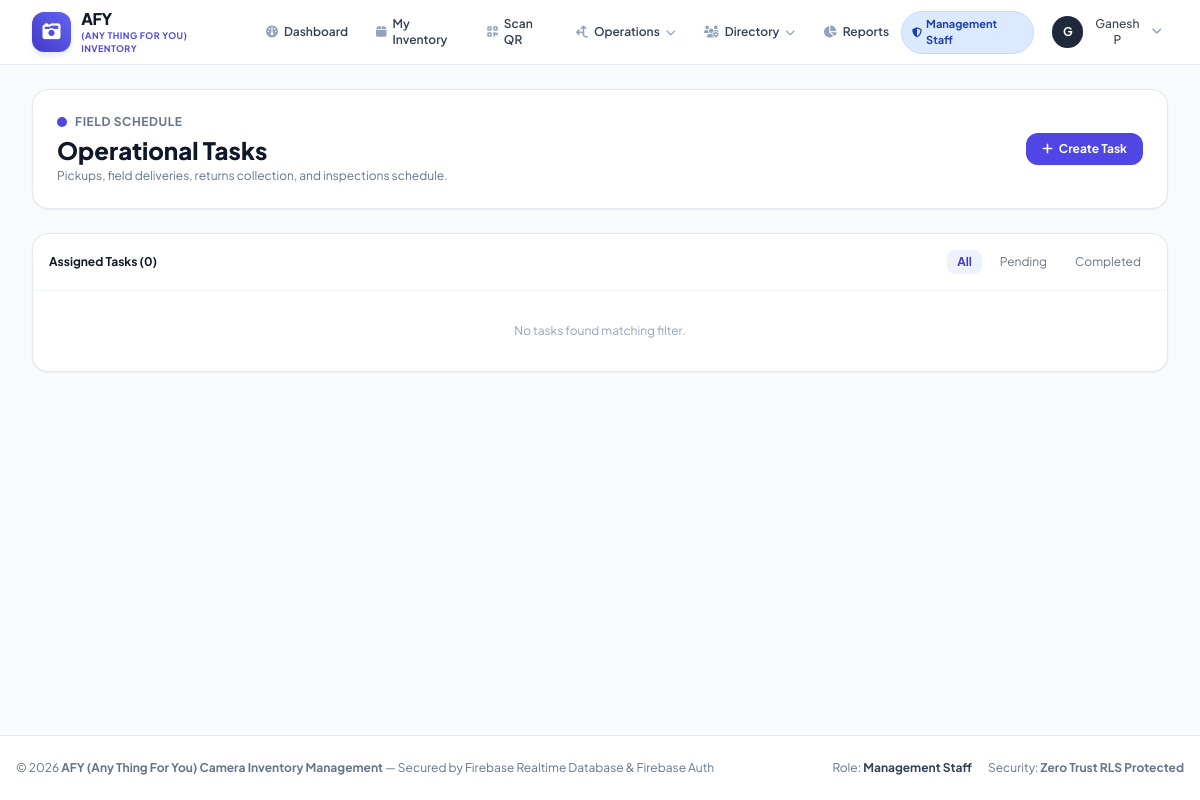
The app's page /tasks/ (signed in) with its own data.
### inventory/models.py (models this page shows, shortened)
class User(AbstractUser):
    ROLE_CHOICES = [
        ('ADMIN', 'Admin'),
        ('MANAGEMENT', 'Management Staff'),
        ('POSTMAN', 'Postman / Field Collector'),
    ]
    REQUESTED_ROLE_CHOICES = [
        ('MANAGEMENT', 'Management Staff'),
        ('POSTMAN', 'Postman / Field Collector'),
    ]
    APPROVAL_CHOICES = [
        ('PENDING', 'Pending Approval'),
        ('APPROVED', 'Approved'),
        ('REJECTED', 'Rejected'),
        ('DEACTIVATED', 'Deactivated'),
    ]
    role = models.CharField(max_length=20, choices=ROLE_CHOICES, default='POSTMAN')
    requested_role = models.CharField(max_length=20, choices=REQUESTED_ROLE_CHOICES, default='POSTMAN')
    approval_status = models.CharField(max_length=20, choices=APPROVAL_CHOICES, default='APPROVED', db_index=True)
    is_profile_completed = models.BooleanField(default=True)
    email_verified = models.BooleanField(default=True)
    firebase_uid = models.CharField(max_length=128, blank=True, null=True, unique=True, db_index=True)
    profile_photo = models.ImageField(upload_to='profiles/', blank=True, null=True)
    phone = models.CharField(max_length=20, blank=True, default='', validators=[validate_indian_mobile])
    email = models.EmailField(blank=True, validators=[validate_email_address])
    address = models.TextField(blank=True, default='')
    work_location = models.CharField(max_length=255, blank=True, default='')
    work_latitude = models.DecimalField(max_digits=9, decimal_places=6, null=True, blank=True)
    work_longitude = models.DecimalField(max_digits=9, decimal_places=6, null=True, blank=True)
    approved_at = models.DateTimeField(null=True, blank=True)
    approved_by = models.ForeignKey('self', on_delete=models.SET_NULL, null=True, blank=True, related_name='approved_users')
    custom_fields = models.JSONField(default=dict, blank=True)
    class Meta:
        ordering = ['username']
    @property
    def is_admin(self):
        return self.role == 'ADMIN' or self.is_superuser
    @property
    def is_management(self):
        return self.role == 'MANAGEMENT'
    @property
    def is_approved(self):
        return self.is_admin or self.approval_status == 'APPROVED'
    @property
    def is_pending(self):
        return not self.is_admin and self.approval_status == 'PENDING'
    @property
    def display_name(self):
        name = f"{self.first_name} {self.last_name}".strip()
        return name if name else self.username

### inventory/views.py (the view)
# urls.py: path('tasks/', views.tasks_list_view, name='tasks_list'),
@login_required
def tasks_list_view(request):
    user = request.user
    if user.is_admin:
        tasks = Task.objects.select_related('assigned_user', 'client', 'worker', 'device').all()
    else:
        tasks = Task.objects.filter(assigned_user=user).select_related('client', 'worker', 'device')
    status_filter = request.GET.get('status')
    if status_filter:
        tasks = tasks.filter(status=status_filter)
    return render(request, 'inventory/tasks_list.html', {'tasks': tasks, 'status_filter': status_filter})

### inventory/context_processors.py (called while the page is built)
def global_context(request):
    pending_approvals_count = 0
    if hasattr(request, 'user') and request.user.is_authenticated and getattr(request.user, 'is_admin', False):
        try:
            pending_approvals_count = User.objects.filter(is_active=False).count()
        except Exception:
            pass
    return {
        'APP_NAME': getattr(settings, 'APP_NAME', 'AFY (Any Thing For You) Camera Inventory Management'),
        'APP_SHORT_NAME': getattr(settings, 'APP_SHORT_NAME', 'AFY Camera Inventory'),
        'GOOGLE_MAPS_API_KEY': getattr(settings, 'GOOGLE_MAPS_API_KEY', ''),
        'FIREBASE_WEB_CONFIG': getattr(settings, 'FIREBASE_WEB_CONFIG', {}),
        'FIREBASE_PROJECT_ID': getattr(settings, 'FIREBASE_PROJECT_ID', 'afy-camera-inventory'),
        'pending_approvals_count': pending_approvals_count,
    }

### inventory/templates/inventory/tasks_list.html (shortened to what this page needs)
{% extends 'inventory/base.html' %}
{% block content %}
<div class="space-y-6">
    <div class="flex flex-col sm:flex-row items-start sm:items-center justify-between gap-4 bg-white p-6 rounded-2xl border border-slate-200 shadow-sm">
        <div>
            <div class="flex items-center space-x-2">
                <span class="w-2.5 h-2.5 rounded-full bg-indigo-600"></span>
                <span class="text-xs font-bold uppercase tracking-wider text-slate-500">Field Schedule</span>
            </div>
            <h1 class="text-xl sm:text-2xl font-extrabold text-slate-900 mt-1">Operational Tasks</h1>
            <p class="text-xs text-slate-500 mt-0.5">Pickups, field deliveries, returns collection, and inspections schedule.</p>
        </div>
        <a href="{% url 'task_create' %}" class="px-4 py-2 bg-indigo-600 hover:bg-indigo-700 text-white text-xs font-bold rounded-xl transition flex items-center space-x-1.5 shadow-sm">
            <i class="fa-solid fa-plus text-xs"></i>
            <span>Create Task</span>
        </a>
    </div>
    <div class="bg-white rounded-2xl border border-slate-200 shadow-sm overflow-hidden">
        <div class="p-4 border-b border-slate-100 flex items-center justify-between text-xs">
            <span class="font-bold text-slate-900">Assigned Tasks ({{ tasks.count }})</span>
            <div class="flex items-center space-x-2">
                <a href="{% url 'tasks_list' %}" class="px-2.5 py-1 rounded-lg {% if not status_filter %}bg-indigo-50 text-indigo-700 font-bold{% else %}text-slate-500 hover:bg-slate-100{% endif %}">All</a>
                <a href="?status=PENDING" class="px-2.5 py-1 rounded-lg {% if status_filter == 'PENDING' %}bg-indigo-50 text-indigo-700 font-bold{% else %}text-slate-500 hover:bg-slate-100{% endif %}">Pending</a>
                <a href="?status=COMPLETED" class="px-2.5 py-1 rounded-lg {% if status_filter == 'COMPLETED' %}bg-indigo-50 text-indigo-700 font-bold{% else %}text-slate-500 hover:bg-slate-100{% endif %}">Completed</a>
            </div>
        </div>
        <div class="divide-y divide-slate-100">
            {% for t in tasks %}
            <div class="p-5 flex flex-col sm:flex-row items-start sm:items-center justify-between gap-4 hover:bg-slate-50 transition">
                <div class="space-y-1.5 text-xs">
                    <div class="flex items-center space-x-2">
                        <span class="px-2 py-0.5 rounded text-[9px] font-bold uppercase
                            {% if t.priority == 'URGENT' %}bg-rose-100 text-rose-800
                            {% elif t.priority == 'HIGH' %}bg-amber-100 text-amber-800
                            {% else %}bg-slate-100 text-slate-700{% endif %}">
                            {{ t.priority }} Priority
                        </span>
                        <h3 class="font-bold text-slate-900 text-sm">{{ t.title }}</h3>
                        <span class="px-2 py-0.5 rounded-full text-[10px] font-bold
                            {% if t.status == 'COMPLETED' %}bg-emerald-100 text-emerald-800
                            {% elif t.status == 'IN_PROGRESS' %}bg-blue-100 text-blue-800
                            {% else %}bg-slate-100 text-slate-700{% endif %}">
                            {{ t.get_status_display }}
                        </span>
                    </div>
                    <p class="text-slate-500">
                        Type: <strong class="text-slate-700">{{ t.get_task_type_display }}</strong>
                        &bull; Assignee: <strong class="text-indigo-700">{{ t.assigned_user.display_name }}</strong>
                        &bull; Scheduled: {{ t.scheduled_time|date:"M d, Y - H:i" }}
                    </p>
                    {% if t.client %}<p class="text-slate-600">Client: {{ t.client.name }}</p>{% endif %}
                    {% if t.worker %}<p class="text-slate-600">Worker: {{ t.worker.name }} ({{ t.worker.worker_id }})</p>{% endif %}
                    {% if t.outcome %}<p class="text-emerald-700 font-medium">Outcome: {{ t.outcome }}</p>{% endif %}
                </div>
                <div class="flex items-center space-x-2 self-end sm:self-center">
                    {% if t.status != 'COMPLETED' %}
                    <form method="post" action="{% url 'task_update_status' t.id %}" class="flex items-center space-x-1">
                        {% csrf_token %}
                        <input type="hidden" name="status" value="COMPLETED">
                        <button type="submit" class="px-3 py-1.5 bg-emerald-600 hover:bg-emerald-700 text-white rounded-lg text-xs font-bold transition flex items-center space-x-1">
                            <i class="fa-solid fa-check text-xs"></i>
                            <span>Mark Done</span>
                        </button>
                    </form>
                    {% endif %}
                </div>
            </div>
            {% empty %}
            <div class="p-8 text-center text-slate-400 text-xs">No tasks found matching filter.</div>
            {% endfor %}
        </div>
    </div>
</div>
{% endblock %}

### inventory/templates/inventory/base.html (shortened to what this page needs)
<!DOCTYPE html>
<html lang="en">
<head>
    <script src="https://cdn.tailwindcss.com"></script>
    <link rel="stylesheet" href="https://cdnjs.cloudflare.com/ajax/libs/font-awesome/6.5.1/css/all.min.css">
</head>
<body class="bg-slate-50 text-slate-900 min-h-screen flex flex-col antialiased pb-20 md:pb-0">
    <nav class="bg-white border-b border-slate-200 sticky top-0 z-40 no-print">
        <div class="max-w-7xl mx-auto px-4 sm:px-6 lg:px-8">
            <div class="flex justify-between h-16">
                <div class="flex items-center space-x-3">
                    <a href="{% url 'dashboard' %}" class="flex items-center space-x-2.5">
                        <div class="w-10 h-10 rounded-xl bg-gradient-to-tr from-indigo-700 to-indigo-500 flex items-center justify-center text-white shadow-md shadow-indigo-100">
                            <i class="fa-solid fa-camera-retro text-lg"></i>
                        </div>
                        <div>
                            <span class="text-base font-extrabold tracking-tight text-slate-900 block leading-tight">AFY</span>
                            <span class="text-[9px] font-bold uppercase tracking-wider text-indigo-600 block">(Any Thing For You) Inventory</span>
                        </div>
                    </a>
                    {% if user.is_authenticated %}
                    <div class="hidden lg:flex items-center space-x-1 ml-6">
                        <a href="{% url 'dashboard' %}" class="px-3 py-2 rounded-lg text-xs font-semibold text-slate-700 hover:text-indigo-600 hover:bg-slate-50 transition flex items-center space-x-1.5">
                            <i class="fa-solid fa-gauge text-slate-400"></i>
                            <span>Dashboard</span>
                        </a>
                        <a href="{% url 'my_inventory' %}" class="px-3 py-2 rounded-lg text-xs font-semibold text-slate-700 hover:text-indigo-600 hover:bg-slate-50 transition flex items-center space-x-1.5">
                            <i class="fa-solid fa-box text-slate-400"></i>
                            <span>My Inventory</span>
                        </a>
                        <a href="{% url 'qr_scanner' %}" class="px-3 py-2 rounded-lg text-xs font-semibold text-slate-700 hover:text-indigo-600 hover:bg-slate-50 transition flex items-center space-x-1.5">
                            <i class="fa-solid fa-qrcode text-slate-400"></i>
                            <span>Scan QR</span>
                        </a>
                        <div class="relative group">
                            <button class="px-3 py-2 rounded-lg text-xs font-semibold text-slate-700 hover:text-indigo-600 hover:bg-slate-50 transition flex items-center space-x-1.5">
                                <i class="fa-solid fa-arrows-split-up-and-left text-slate-400"></i>
                                <span>Operations</span>
                                <i class="fa-solid fa-chevron-down text-[10px] text-slate-400"></i>
                            </button>
                        </div>
                        <div class="relative group">
                            <button class="px-3 py-2 rounded-lg text-xs font-semibold text-slate-700 hover:text-indigo-600 hover:bg-slate-50 transition flex items-center space-x-1.5">
                                <i class="fa-solid fa-users-gear text-slate-400"></i>
                                <span>Directory</span>
                                <i class="fa-solid fa-chevron-down text-[10px] text-slate-400"></i>
                            </button>
                        </div>
                        <a href="{% url 'reports' %}" class="px-3 py-2 rounded-lg text-xs font-semibold text-slate-700 hover:text-indigo-600 hover:bg-slate-50 transition flex items-center space-x-1.5">
                            <i class="fa-solid fa-chart-pie text-slate-400"></i>
                            <span>Reports</span>
                        </a>
                    </div>
                    {% endif %}
                </div>
                <div class="flex items-center space-x-3">
                    {% if user.is_authenticated %}
                    <span class="inline-flex items-center px-2.5 py-1 rounded-full text-[11px] font-bold
                        {% if user.is_admin %}bg-purple-100 text-purple-800 border border-purple-200
                        {% elif user.is_management %}bg-blue-100 text-blue-800 border border-blue-200
                        {% else %}bg-emerald-100 text-emerald-800 border border-emerald-200{% endif %}">
                        <i class="fa-solid {% if user.is_admin %}fa-crown{% elif user.is_management %}fa-shield-halved{% else %}fa-person-walking-luggage{% endif %} mr-1 text-[10px]"></i>
                        {{ user.get_role_display }}
                    </span>
                    <div class="relative group">
                        <button class="flex items-center space-x-2 p-1.5 rounded-lg hover:bg-slate-100 transition">
                            {% if user.profile_photo %}
                            <img src="{{ user.profile_photo.url }}" alt="{{ user.display_name }}" class="w-8 h-8 rounded-full object-cover border border-slate-300">
                            {% else %}
                            <div class="w-8 h-8 rounded-full bg-slate-800 text-white font-bold text-xs flex items-center justify-center">
                                {{ user.username|slice:":1"|upper }}
                            </div>
                            {% endif %}
                            <span class="text-xs font-medium text-slate-700 hidden sm:inline">{{ user.display_name }}</span>
                            <i class="fa-solid fa-angle-down text-slate-400 text-xs"></i>
                        </button>
                    </div>
                    {% else %}
                    <a href="{% url 'login' %}" class="px-4 py-2 bg-indigo-600 text-white rounded-lg text-xs font-bold hover:bg-indigo-700 transition">
                        Sign In
                    </a>
                    {% endif %}
                </div>
            </div>
        </div>
    </nav>
    <main class="flex-grow max-w-7xl mx-auto px-4 sm:px-6 lg:px-8 py-6 w-full">
        {% block content %}{% endblock %}
    </main>
    <footer class="bg-white border-t border-slate-200 py-6 mt-12 no-print">
        <div class="max-w-7xl mx-auto px-4 text-center text-xs text-slate-500 flex flex-col sm:flex-row justify-between items-center gap-2">
            <span>&copy; 2026 <strong>{{ APP_NAME }}</strong> &mdash; Secured by Firebase Realtime Database & Firebase Auth</span>
            <div class="flex items-center space-x-4">
                <span>Role: <strong class="text-slate-700">{{ user.get_role_display|default:'Guest' }}</strong></span>
                <span>Security: <strong>Zero Trust RLS Protected</strong></span>
            </div>
        </div>
    </footer>
</body>
</html>

### inventory/templates/inventory/base.html (style rules this page uses)
body { font-family: 'Plus Jakarta Sans', sans-serif; -webkit-tap-highlight-color: transparent; }

### records on screen
User: role "Management Staff", username "G", display_name "Ganesh P"

### other values on screen
{{ tasks.count }} "0"
{{ APP_NAME }} "AFY (Any Thing For You) Camera Inventory Management"
